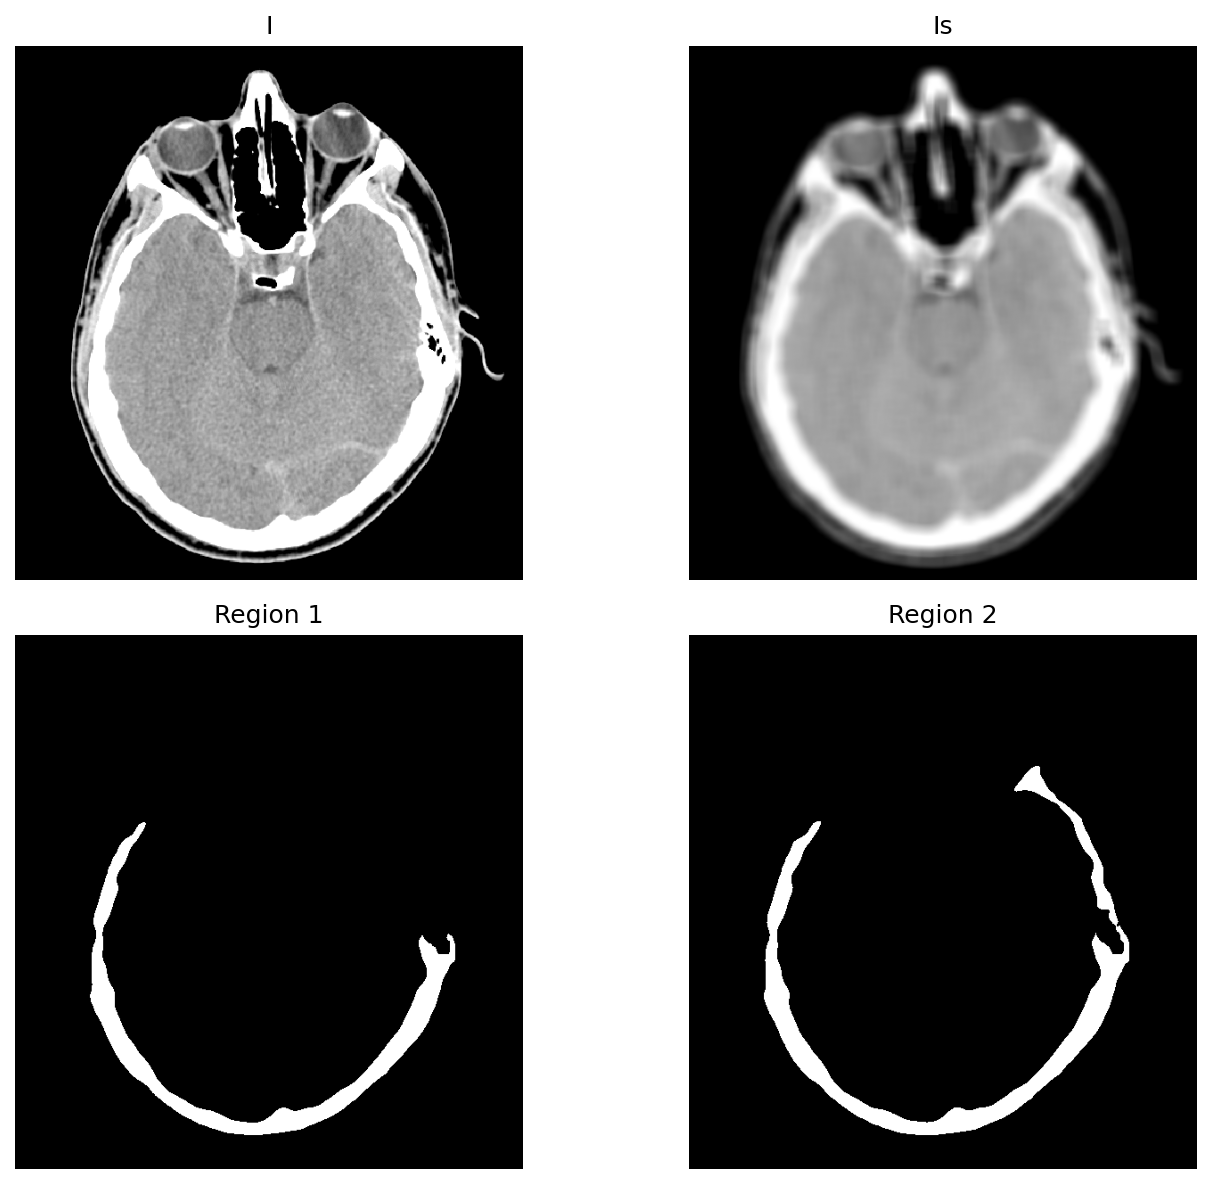

Recreate this plot in Python.
"""Figure 12.52 - MSER of head CT."""

from __future__ import annotations

import os
import numpy as np
import matplotlib.pyplot as plt
from scipy import ndimage
import imageio.v2 as iio

from General.detectMSERFeatures import detectMSERFeatures
from libDIPUM.data_path import dip_data


def _to_gray(a: np.ndarray) -> np.ndarray:
    arr = np.asarray(a)
    if arr.ndim == 2:
        return arr
    if arr.ndim == 3:
        if arr.shape[2] == 1:
            return arr[..., 0]
        return (0.2989 * arr[..., 0] + 0.5870 * arr[..., 1] + 0.1140 * arr[..., 2]).astype(arr.dtype)
    raise ValueError("Input image must be 2-D grayscale or 3-D color")


def _linear_idx_to_mask(pixel_idx_1based: np.ndarray, shape_hw: tuple[int, int]) -> np.ndarray:
    """Convert MATLAB 1-based column-major linear indices to uint8 mask."""
    H, W = shape_hw
    out = np.zeros((H, W), dtype=np.uint8)
    idx0 = np.asarray(pixel_idx_1based, dtype=np.int64).ravel() - 1
    idx0 = idx0[(idx0 >= 0) & (idx0 < H * W)]
    if idx0.size == 0:
        return out
    rr, cc = np.unravel_index(idx0, (H, W), order="F")
    out[rr, cc] = 255
    return out


print("Running Figure1252 (MSER of head CT)...")

# Data
img_path = dip_data('headCT.tif')
I = _to_gray(iio.imread(img_path))

# Kernel
w = np.ones((15, 15), dtype=np.float64)
w = w / np.sum(w)

# Filtering (replicate boundary)
Is = ndimage.convolve(I, w, mode="nearest")

# Maximally Stable External Region
R, RCC = detectMSERFeatures(
    Is,
    "ThresholdDelta",
    2.5,
    "RegionAreaRange",
    [10260, 34200],
)

CC = RCC["PixelIdxList"]
NCC = len(CC)
Iunion = np.zeros_like(I, dtype=np.uint8)

fig = plt.figure(figsize=(10, 8))

ax1 = fig.add_subplot(2, 2, 1)
ax1.imshow(I, cmap="gray")
ax1.set_title("I")
ax1.axis("off")

ax2 = fig.add_subplot(2, 2, 2)
ax2.imshow(Is, cmap="gray")
ax2.set_title("Is")
ax2.axis("off")

for K in range(NCC):
    Idisp = _linear_idx_to_mask(CC[K], I.shape)
    Iunion = np.bitwise_or(Iunion, Idisp)
    subplot_idx = 3 + K
    if subplot_idx > 4:
        break
    ax = fig.add_subplot(2, 2, subplot_idx)
    ax.imshow(Idisp, cmap="gray")
    ax.set_title(f"Region {K + 1}")
    ax.axis("off")

fig.tight_layout()
out_path = os.path.join(os.path.dirname(__file__), "Figure1252.png")
fig.savefig(out_path, dpi=150, bbox_inches="tight")
print(f"Detected regions: {R.Count}")
print(f"Saved {out_path}")
plt.show()
